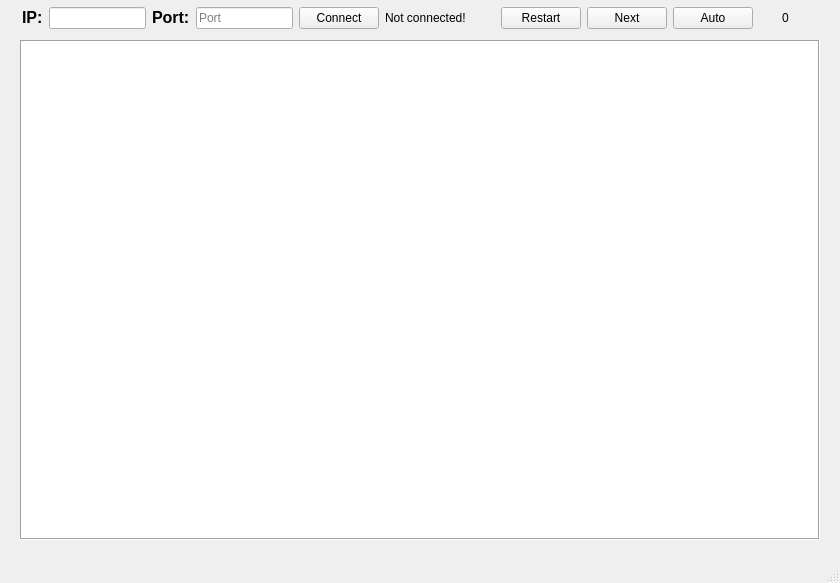
<?xml version="1.0" encoding="UTF-8"?>
<ui version="4.0">
 <class>MainWindow</class>
 <widget class="QMainWindow" name="MainWindow">
  <property name="geometry">
   <rect>
    <x>0</x>
    <y>0</y>
    <width>840</width>
    <height>583</height>
   </rect>
  </property>
  <property name="sizePolicy">
   <sizepolicy hsizetype="Fixed" vsizetype="Fixed">
    <horstretch>0</horstretch>
    <verstretch>0</verstretch>
   </sizepolicy>
  </property>
  <property name="windowTitle">
   <string>Game of Life</string>
  </property>
  <widget class="QWidget" name="centralwidget">
   <widget class="QGraphicsView" name="graphicsView">
    <property name="geometry">
     <rect>
      <x>20</x>
      <y>40</y>
      <width>800</width>
      <height>500</height>
     </rect>
    </property>
    <property name="sizePolicy">
     <sizepolicy hsizetype="Fixed" vsizetype="Fixed">
      <horstretch>0</horstretch>
      <verstretch>0</verstretch>
     </sizepolicy>
    </property>
    <property name="minimumSize">
     <size>
      <width>800</width>
      <height>500</height>
     </size>
    </property>
    <property name="maximumSize">
     <size>
      <width>800</width>
      <height>500</height>
     </size>
    </property>
    <property name="layoutDirection">
     <enum>Qt::LeftToRight</enum>
    </property>
    <property name="autoFillBackground">
     <bool>false</bool>
    </property>
    <property name="frameShape">
     <enum>QFrame::Box</enum>
    </property>
    <property name="verticalScrollBarPolicy">
     <enum>Qt::ScrollBarAlwaysOff</enum>
    </property>
    <property name="horizontalScrollBarPolicy">
     <enum>Qt::ScrollBarAlwaysOff</enum>
    </property>
    <property name="sizeAdjustPolicy">
     <enum>QAbstractScrollArea::AdjustIgnored</enum>
    </property>
    <property name="alignment">
     <set>Qt::AlignCenter</set>
    </property>
   </widget>
   <widget class="QWidget" name="layoutWidget">
    <property name="geometry">
     <rect>
      <x>22</x>
      <y>0</y>
      <width>791</width>
      <height>36</height>
     </rect>
    </property>
    <layout class="QHBoxLayout" name="horizontalLayout_3">
     <item>
      <layout class="QHBoxLayout" name="horizontalLayout">
       <item>
        <widget class="QLabel" name="label">
         <property name="text">
          <string>&lt;html&gt;&lt;head/&gt;&lt;body&gt;&lt;p&gt;&lt;span style=&quot; font-size:12pt; font-weight:700;&quot;&gt;IP:&lt;/span&gt;&lt;/p&gt;&lt;/body&gt;&lt;/html&gt;</string>
         </property>
        </widget>
       </item>
       <item>
        <widget class="QLineEdit" name="lineEditIP">
         <property name="text">
          <string/>
         </property>
         <property name="placeholderText">
          <string/>
         </property>
        </widget>
       </item>
       <item>
        <widget class="QLabel" name="label_2">
         <property name="text">
          <string>&lt;html&gt;&lt;head/&gt;&lt;body&gt;&lt;p&gt;&lt;span style=&quot; font-size:12pt; font-weight:700;&quot;&gt;Port:&lt;/span&gt;&lt;/p&gt;&lt;/body&gt;&lt;/html&gt;</string>
         </property>
        </widget>
       </item>
       <item>
        <widget class="QLineEdit" name="lineEditPort">
         <property name="text">
          <string/>
         </property>
         <property name="placeholderText">
          <string>Port</string>
         </property>
        </widget>
       </item>
       <item>
        <widget class="QPushButton" name="pushButtonConnect">
         <property name="text">
          <string>Connect</string>
         </property>
        </widget>
       </item>
       <item>
        <widget class="QLabel" name="labelConnection">
         <property name="text">
          <string>Not connected!</string>
         </property>
        </widget>
       </item>
       <item>
        <spacer name="horizontalSpacer_2">
         <property name="orientation">
          <enum>Qt::Horizontal</enum>
         </property>
         <property name="sizeHint" stdset="0">
          <size>
           <width>40</width>
           <height>20</height>
          </size>
         </property>
        </spacer>
       </item>
      </layout>
     </item>
     <item>
      <layout class="QHBoxLayout" name="horizontalLayout_2">
       <item>
        <widget class="QPushButton" name="pushButtonNew">
         <property name="text">
          <string>Restart</string>
         </property>
        </widget>
       </item>
       <item>
        <widget class="QPushButton" name="pushButtonNext">
         <property name="text">
          <string>Next</string>
         </property>
        </widget>
       </item>
       <item>
        <widget class="QPushButton" name="pushButtonAuto">
         <property name="text">
          <string>Auto</string>
         </property>
        </widget>
       </item>
       <item>
        <spacer name="horizontalSpacer">
         <property name="orientation">
          <enum>Qt::Horizontal</enum>
         </property>
         <property name="sizeHint" stdset="0">
          <size>
           <width>40</width>
           <height>20</height>
          </size>
         </property>
        </spacer>
       </item>
       <item>
        <widget class="QLabel" name="labelCounter">
         <property name="text">
          <string>0</string>
         </property>
        </widget>
       </item>
       <item>
        <spacer name="horizontalSpacer_3">
         <property name="orientation">
          <enum>Qt::Horizontal</enum>
         </property>
         <property name="sizeHint" stdset="0">
          <size>
           <width>40</width>
           <height>20</height>
          </size>
         </property>
        </spacer>
       </item>
      </layout>
     </item>
    </layout>
   </widget>
  </widget>
  <widget class="QMenuBar" name="menubar">
   <property name="geometry">
    <rect>
     <x>0</x>
     <y>0</y>
     <width>840</width>
     <height>22</height>
    </rect>
   </property>
  </widget>
  <widget class="QStatusBar" name="statusbar"/>
 </widget>
 <resources/>
 <connections/>
</ui>
